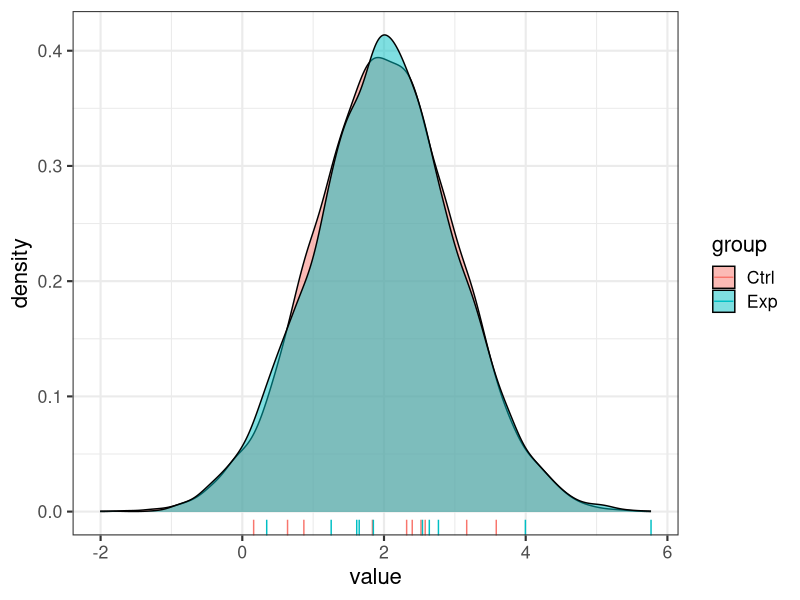
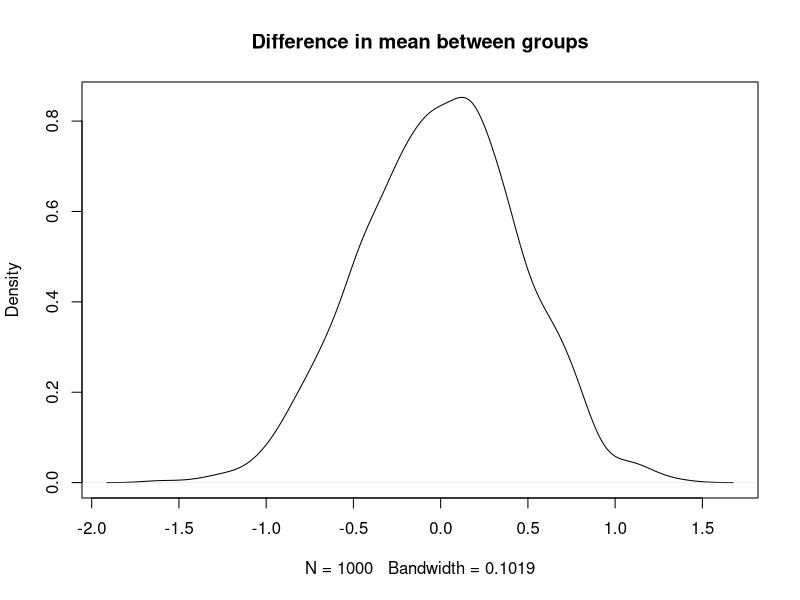
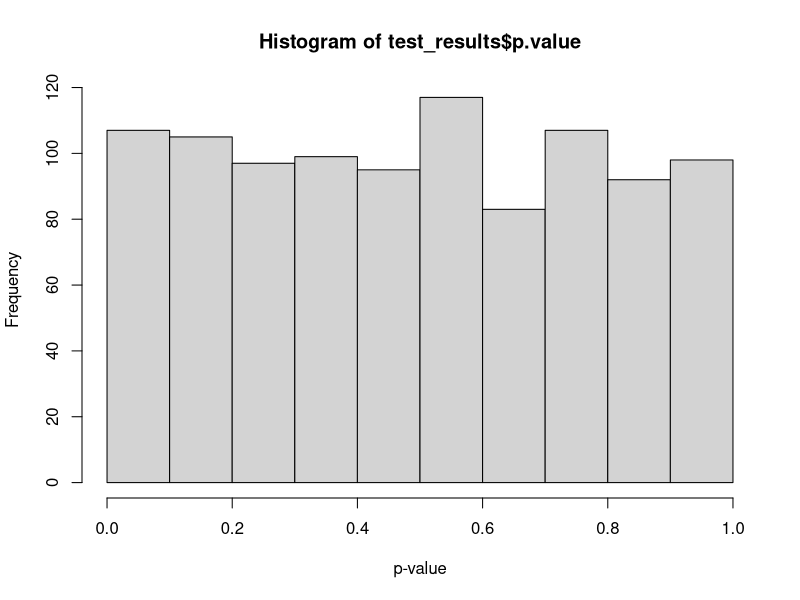
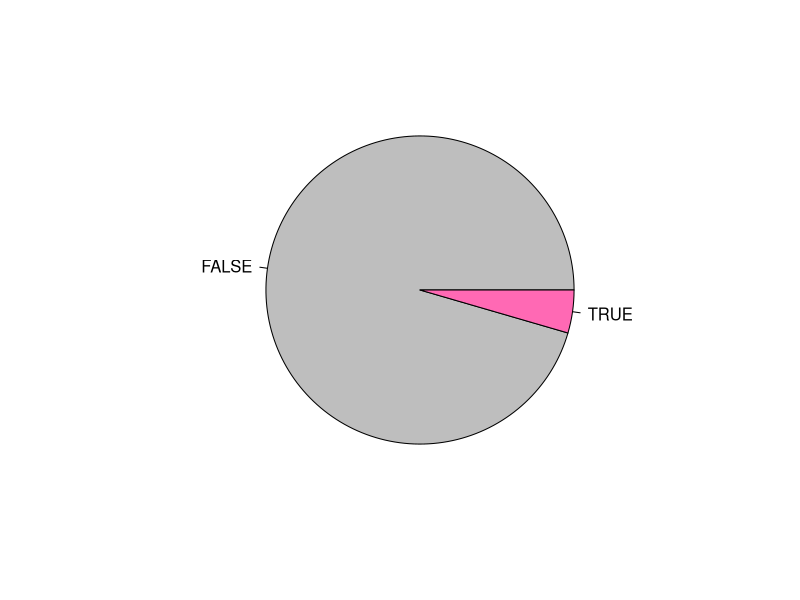
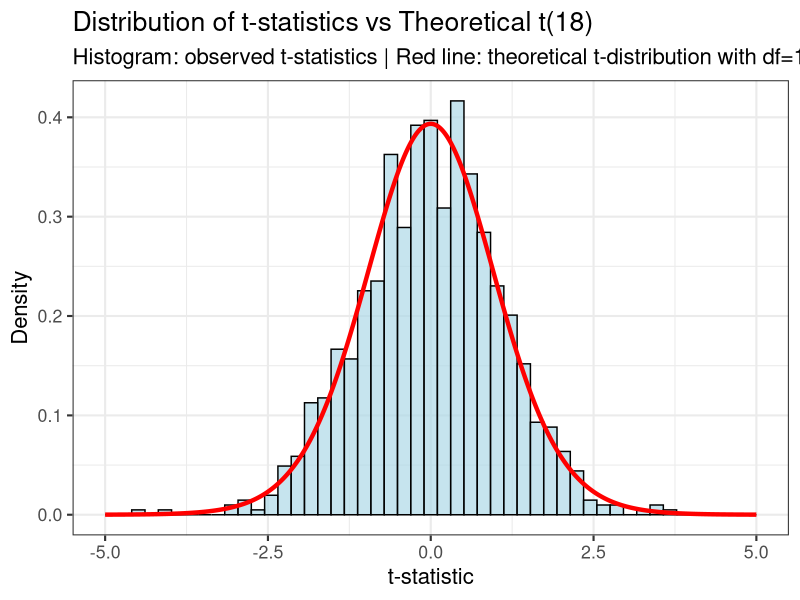
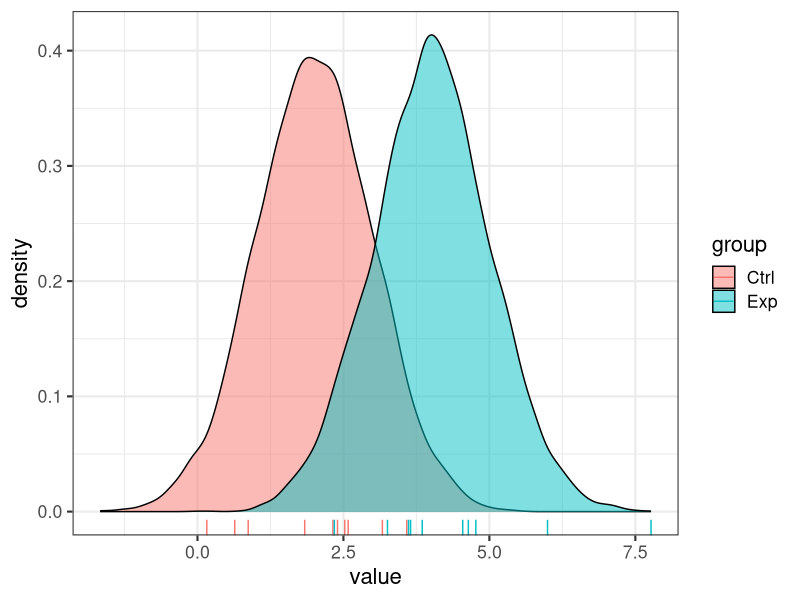
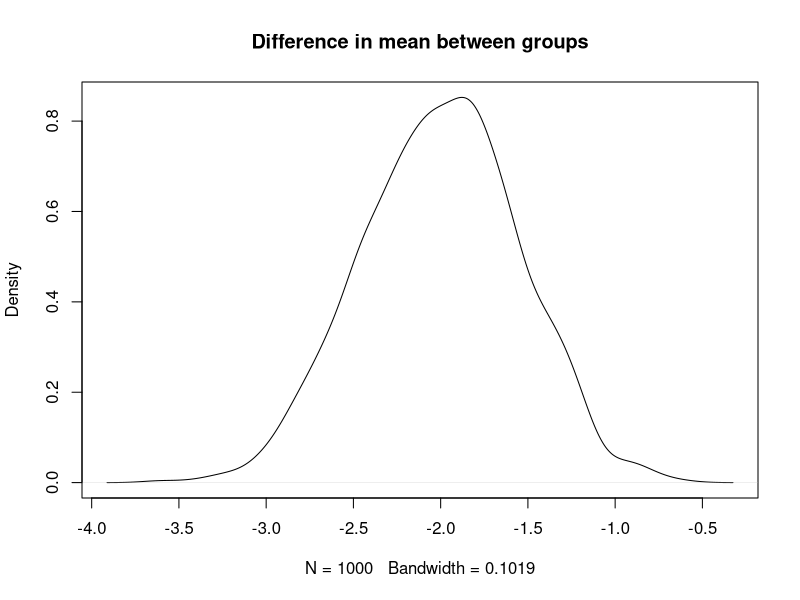
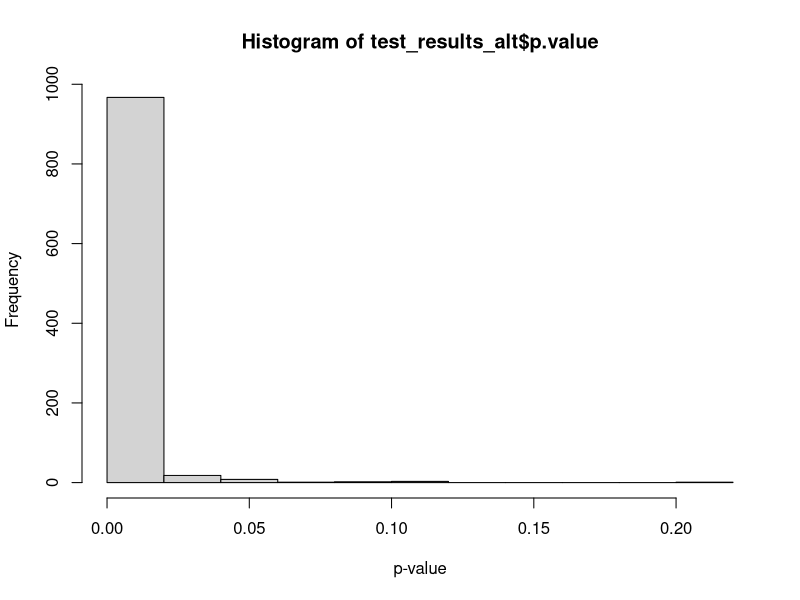

Write the R code that produced these figures, in order. (Note: this script raises an error after producing the figures.)
## ---- chunk 1
require(tidyverse)
require(broom)
require(cowplot)
## ---- chunk 2
old = theme_set(theme_bw(base_size = 16))
## ---- chunk 3

dat <- rnorm(20000, 2, 1) |>
  matrix(ncol = 20)
group <- gl(2, 10, labels = c("Ctrl", "Exp"))
## ---- chunk 4
test_results <- apply(dat, 1, \(x) t.test(x ~ group)) |>
  map(tidy) |>
  list_rbind(names_to = "test")
## ---- chunk 5
tmp <- tibble(
  value = c(dat[, 1:10], dat[, 11:20]),
  group = rep(c("Ctrl", "Exp"), each = 10000)
)

ggplot(tmp, aes(x = value, fill = group)) +
  geom_density(alpha = 0.5) + 
  geom_rug(data = tibble(value = dat[15,], group = group),
           aes(x = value, color = group),
           sides = "b", linewidth = 0.5)
## ---- chunk 6
plot(density(test_results$estimate), main = "Difference in mean between groups")
## ---- chunk 7
hist(test_results$p.value, breaks = 10, xlab = "p-value")
## ---- chunk 8
sig_tests <- table(test_results$p.value < 0.05)
pie(sig_tests, col = c("gray", "hotpink"))
## ---- chunk 9
# Generate theoretical t-distribution
x_range <- seq(-5, 5, length.out = 1000)
theoretical_t <- tibble(
  x = x_range,
  density = dt(x_range, df = 18)
)

# Plot
ggplot(test_results) +
  geom_histogram(aes(x = statistic, y = after_stat(density)), 
                 bins = 50, fill = "lightblue", color = "black", alpha = 0.7) +
  geom_line(data = theoretical_t,
            aes(x = x, y = density),
            color = "red", linewidth = 1.5) +
  labs(x = "t-statistic", 
       y = "Density",
       title = "Distribution of t-statistics vs Theoretical t(18)",
       subtitle = "Histogram: observed t-statistics | Red line: theoretical t-distribution with df=18")
## ---- chunk 10
# replace the values for the experimental group
dat1 <- dat; dat1[,11:20] <- dat[, 11:20] + 2 
## ---- chunk 11
tmp <- tibble(
  value = c(dat1[, 1:10], dat1[, 11:20]),
  group = rep(c("Ctrl", "Exp"), each = 10000)
)

ggplot(tmp, aes(x = value, fill = group)) +
  geom_density(alpha = 0.5) + 
  geom_rug(data = tibble(value = dat1[15,], group = group),
           aes(x = value, color = group),
           sides = "b", linewidth = 0.5)
## ---- chunk 12
test_results_alt <- apply(dat1, 1, \(x) t.test(x ~ group)) |>
  map(tidy) |>
  list_rbind(names_to = "test")
## ---- chunk 13
plot(density(test_results_alt$estimate), main = "Difference in mean between groups")
## ---- chunk 14
hist(test_results_alt$p.value, breaks = 10, xlab = "p-value")
## ---- chunk 15
power = sum(test_results_alt$p.value < 0.05)
print(power/1000)
## ---- chunk 16
dat2 <- dat; dat2[,11:20] <- dat[, 11:20] + .1 
tmp <- tibble(
  value = c(dat2[, 1:10], dat2[, 11:20]),
  group = rep(c("Ctrl", "Exp"), each = 10000)
)

ggplot(tmp, aes(x = value, fill = group)) +
  geom_density(alpha = 0.5) + 
  geom_rug(data = tibble(value = dat[15,], group = group),
           aes(x = value, color = group),
           sides = "b", linewidth = 0.5)
## ---- chunk 17
test_results_alt2 <- apply(dat2, 1, \(x) t.test(x ~ group)) |>
  map(tidy) |>
  list_rbind(names_to = "test")
## ---- chunk 18
plot(density(test_results_alt2$estimate), main = "Difference in mean between groups")
## ---- chunk 19
power = sum(test_results_alt2$p.value < 0.05)
print(power/1000)
## ---- chunk 20
deg_genes = sample(1:1000, 50) # this will randomly assign 100 of the 1000 genes (rows) as DGEs
# now, for each of the selected DEGs, we will add a small random number to the experimental group,
# representing a shift in the mean
dat_mix = dat
effect_size = rchisq(50, 2) # we draw some random effect sizes from the Chisq df=2 distribution
hist(effect_size)
dat_mix[deg_genes, 11:20] = 
  dat_mix[deg_genes, 11:20] + matrix(rep(effect_size, times = 10), ncol = 10)
## ---- chunk 21
test_results_mix <- apply(dat_mix, 1, \(x) t.test(x ~ group)) |>
  map(tidy) |>
  list_rbind(names_to = "test")
## ---- chunk 22
plot(density(test_results_mix$estimate), main = "Difference in mean between groups")
## ---- chunk 23
hist(test_results_mix$p.value, breaks = 10, xlab = "p-value")
## ---- chunk 24
test_mix_summary <- select(test_results_mix, test, p.value) |>
  mutate(Actual = test %in% deg_genes, Decision2 = p.value < 0.05)

with(test_mix_summary, table(Actual, Decision))
## ---- chunk 25
test_mix_summary <- test_mix_summary |>
  mutate(Padj_Bonf = p.adjust(p.value, method = "bonf"),
         Decision_Bonf = Padj_Bonf < 0.05)

with(test_mix_summary, table(Actual, Decision_Bonf))
## ---- chunk 26
test_mix_summary <- test_mix_summary |>
  mutate(Padj_BH = p.adjust(p.value, method = "BH"),
         Decision_BH = Padj_BH < 0.05)

with(test_mix_summary, table(Actual, Decision_BH))
